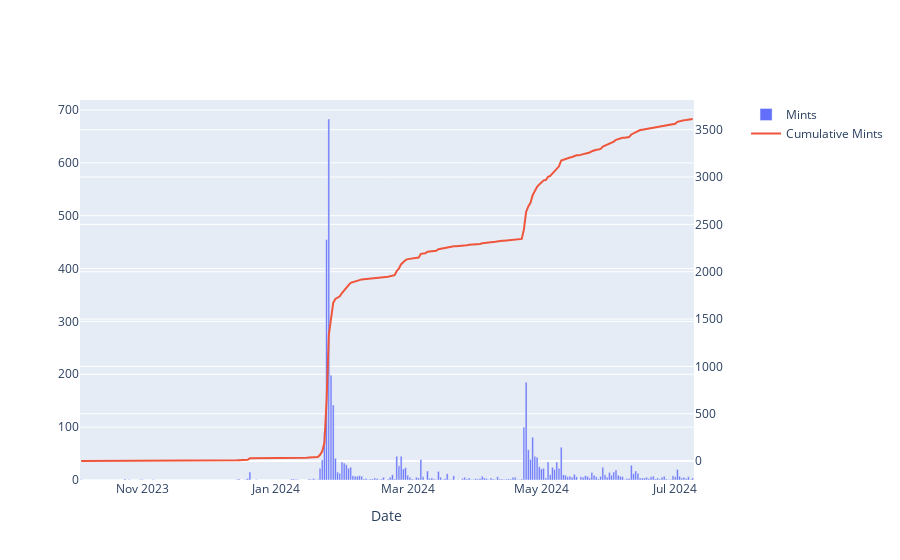

Notebook code cell kept with this figure:
### Code cell
daily_mint_metrics_fig = make_subplots(specs=[[{"secondary_y": True}]])

daily_mint_metrics_fig.add_trace(
    go.Bar(
        x=daily_mint_metrics.index,
        y=daily_mint_metrics['mints'],
        name='Mints'
    ),
    secondary_y=False
)

daily_mint_metrics_fig.add_trace(
    go.Scatter(
        x=daily_mint_metrics.index,
        y=daily_mint_metrics['cumulative mints'],
        name='Cumulative Mints',
        mode='lines'
    ),
    secondary_y=True
)

daily_mint_metrics_fig.update_xaxes(title_text="Date")

daily_mint_metrics_fig.show()

### Figure 1 — Plotly figure (JSON) as saved in the notebook; plotly's stock layout.template omitted (floating-point values rounded to 4 significant figures; data arrays with more than 128 entries replaced by an {"elided": "..."} marker saying what was removed)
{"data": [{"name": "Mints", "type": "bar", "x": {"elided": "280 str values"}, "xaxis": "x", "y": {"elided": "280 int values"}, "yaxis": "y"}, {"mode": "lines", "name": "Cumulative Mints", "type": "scatter", "x": {"elided": "280 str values"}, "xaxis": "x", "y": {"elided": "280 int values"}, "yaxis": "y2"}], "layout": {"xaxis": {"anchor": "y", "domain": [0, 0.94], "title": {"text": "Date"}}, "yaxis": {"anchor": "x", "domain": [0, 1]}, "yaxis2": {"anchor": "x", "overlaying": "y", "side": "right"}}}
